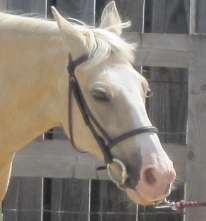
#> input picture Images/Chapter3/Input/Horse.png, 206 x 221 px
$ python ImageHistogram.py
#> lines starting #> are read from the running program, lines starting #| are printed output that depends on the picture
### ExamplesPython_3.6/Modules/ImageUtilities.py
'''
Feature Extraction and Image Processing
Mark S. Nixon & Alberto S. Aguado
http://www.southampton.ac.uk/~msn/book/
ImageUtilities: Helper module to support image read, create, show and write
                Uses PIL and numpy to work with arrays containing image data
'''

# Image load by using PIL
from PIL import Image

# Array to store image data
from numpy import array, zeros, amax, amin, clip

# Read an image returning an array with 3 color components
# [8 lines left out: function imageReadRGB, not called in this run]

# Read an image returning an array with 1 component
def imageReadL(fileName):
#> called with fileName = '../../Images/Chapter3/Input/Horse.png'
    inputImage = Image.open(fileName)
#> inputImage is the input picture: PIL image 206x221 RGB; mean R, G, B 134.5, 126.5, 116.8
    width, height = inputImage.size
#> width = 206; height = 221

    inputArray = array(inputImage)
    outputArray = zeros((height, width), dtype='uint8')

    # Combine pixel values, for each row and column
    for y in range(0, height):
        for x in range(0, width):
            rgb = inputArray[y,x]
            outputArray[y,x] = (int(rgb[0]) + int(rgb[1]) + int(rgb[2])) / 3
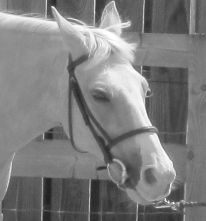
#> outputArray: shape (221, 206); min 30, max 255, mean 125.6

    return outputArray, width, height

# Save a image containing float as a gray level image
# [137 lines left out: functions imageSaveF, imageSaveL, imageSaveRGB, createImageRGB, createImageL, createImageUV and 8 more, not called in this run]

# Create a 1D array of integers
def createVectorI(width):
    outputArray = zeros(width, dtype='int')

    return outputArray

# Show an array containing image data
# [4 lines left out: function showImageRGB, not called in this run]

# Show an array containing image data
def showImageL(image):
    # Create output and show
    outputImage = Image.fromarray(image, 'L')
    outputImage.show()

# Show an array containing image data
# [21 lines left out: function showImageF, not called in this run]

### ExamplesPython_3.6/Modules/PlotUtilities.py
'''
Feature Extraction and Image Processing
Mark S. Nixon & Alberto S. Aguado
http://www.southampton.ac.uk/~msn/book/
PlotUtilities: Helper module to show plots of image data
          Uses numpy  and matplotlib to work with arrays and plots
'''

# Math functions
import math

# Array to store data
import numpy as np

# Array to store image data
from numpy import zeros

# Plot functions
import matplotlib.pyplot as plt
import matplotlib.ticker as ticker

# Two alternative ways to import Axes3D.
import importlib
importlib.import_module('mpl_toolkits.mplot3d').Axes3D
#from mpl_toolkits.mplot3d import Axes3D

# Plot a histogram of data
def plotHistogram(data, plotRange = [0, 0], barSepartion = 1):

    width = len(data)
    x = np.linspace(0, width-1, width)

    # Create figure
    fig = plt.figure()
    axes = fig.gca()
    axes.bar(x, data, barSepartion)

    axes.spines['top'].set_visible(False)
    axes.spines['right'].set_visible(False)

    if plotRange[0] != 0 or plotRange[1] != 0:
        axes.set_ylim([plotRange[0], plotRange[1]])

    plt.show()

# Plot a histogram of data
# [311 lines left out: functions plotCurve, plot2Curves, plotCurves, plotCurveXY, plot3DColorHistogram, plot3DHistogram and 4 more, not called in this run]

### ExamplesPython_3.6/Chapter3/ImageHistogram.py
'''
Feature Extraction and Image Processing
Mark S. Nixon & Alberto S. Aguado
http://www.southampton.ac.uk/~msn/book/
Chapter 3
ImageHistogram: Compute the histogram of an image whose gray level values
                are transformed by scale * GrayLevel + Translation
'''

# Set module functions
from ImageUtilities import imageReadL, showImageL, createVectorI, createImageL
from PlotUtilities import plotHistogram

# Iteration
from timeit import itertools

'''
Parameters:
    pathToDir = Input image directory
    imageName = Input image name
    scale = Scale the gray levels
    translation = Value added to the gray levels
'''
pathToDir = "../../Images/Chapter3/Input/"
imageName = "Horse.png"
scale = 1.0
translation = 0.0

# Read image into array
inputImage, width, height  = imageReadL(pathToDir + imageName)
#> width = 206; height = 221

# Transform the image
for x,y in itertools.product(range(0, width), range(0, height)):
    b = int(scale*float(inputImage[y,x]) + translation)
    inputImage[y,x] = max(0, min(b, 255))
#> this loop made 45526 passes
#> b on passes 1 to 3: 144, 143, 146

# Show transformed image
showImageL(inputImage)

# Vector of integers values to store the number of times a pixel value is repeated
outputHistogram = createVectorI(256)

# Get the number of times a pixel value is found in the image
for x,y in itertools.product(range(0, width), range(0, height)):
    pixelValue = inputImage[y,x]
    outputHistogram[pixelValue] += 1
#> this loop made 45526 passes
#> after the loop, outputHistogram = 256 values, max 919 at index 141, min 0 at index 0, mean 177.8

# Plot histogram
plotHistogram(outputHistogram)
#> in plotHistogram, `width = len(data)`: width = 256
#> in plotHistogram, `plt.show()`:
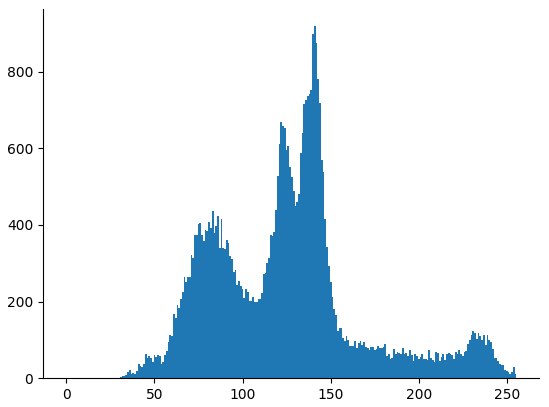
#> figure drawn by matplotlib, 1 panel; tallest bar 919 high, from x = 140.5 to 141.5

$ run again, with Images/Chapter3/Input/Giraffe.png copied over Images/Chapter3/Input/Horse.png
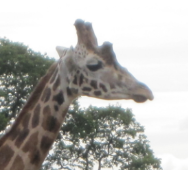
#> input picture Images/Chapter3/Input/Giraffe.png, 188 x 170 px
#> in imageReadL, inputImage is the input picture: PIL image 188x170 RGB; mean R, G, B 179, 177.8, 174.1
#> `inputImage, width, height  = imageReadL(pathToDir + imageName)`: width = 188; height = 170
#> the loop `for x,y in itertools.product(range(0, width), range(0, height)):` made 31960 passes
#> b on passes 1 to 3: 255, 255, 255
#> the loop `for x,y in itertools.product(range(0, width), range(0, height)):` made 31960 passes
#> after the loop `for x,y in itertools.product(range(0, width), range(0, height)):`: outputHistogram = 256 values, max 5621 at index 255, min 0 at index 0, mean 124.8
#> in plotHistogram, `width = len(data)`: width = 256
#> in plotHistogram, `plt.show()`:
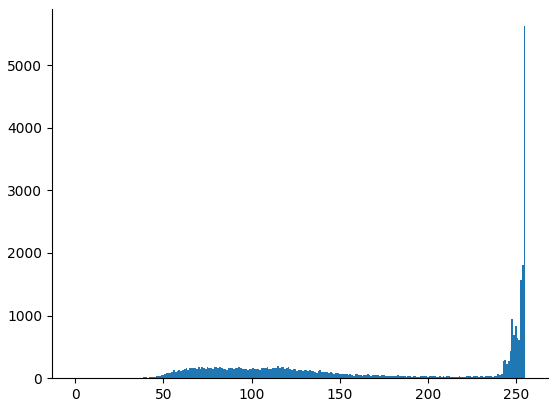
#> figure drawn by matplotlib, 1 panel; tallest bar 5621 high, from x = 254.5 to 255.5

$ run again, with Images/Chapter3/Input/Logs.png copied over Images/Chapter3/Input/Horse.png
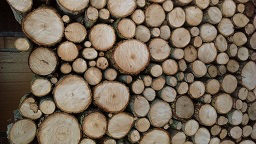
#> input picture Images/Chapter3/Input/Logs.png, 256 x 144 px
#> in imageReadL, inputImage is the input picture: PIL image 256x144 RGBA; mean R, G, B, A 118.7, 104, 87.6, 255
#> after the loop in imageReadL, `for y in range(0, height):`:
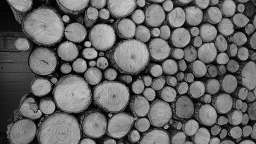
#> outputArray: shape (144, 256); min 0, max 208, mean 103.1
#> `inputImage, width, height  = imageReadL(pathToDir + imageName)`: width = 256; height = 144
#> the loop `for x,y in itertools.product(range(0, width), range(0, height)):` made 36864 passes
#> b on passes 1 to 3: 7, 6, 6
#> the loop `for x,y in itertools.product(range(0, width), range(0, height)):` made 36864 passes
#> after the loop `for x,y in itertools.product(range(0, width), range(0, height)):`: outputHistogram = 256 values, max 441 at index 152, min 0 at index 205, mean 144
#> in plotHistogram, `width = len(data)`: width = 256
#> in plotHistogram, `plt.show()`:
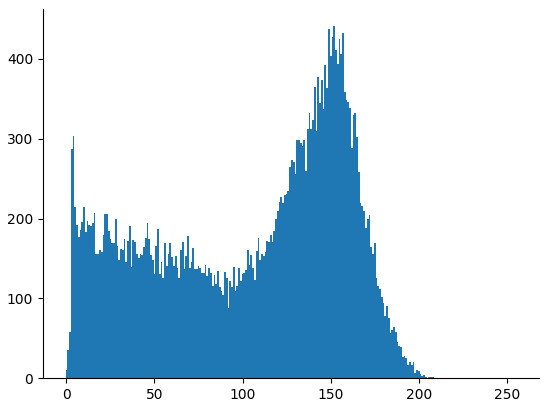
#> figure drawn by matplotlib, 1 panel; tallest bar 441 high, from x = 151.5 to 152.5
